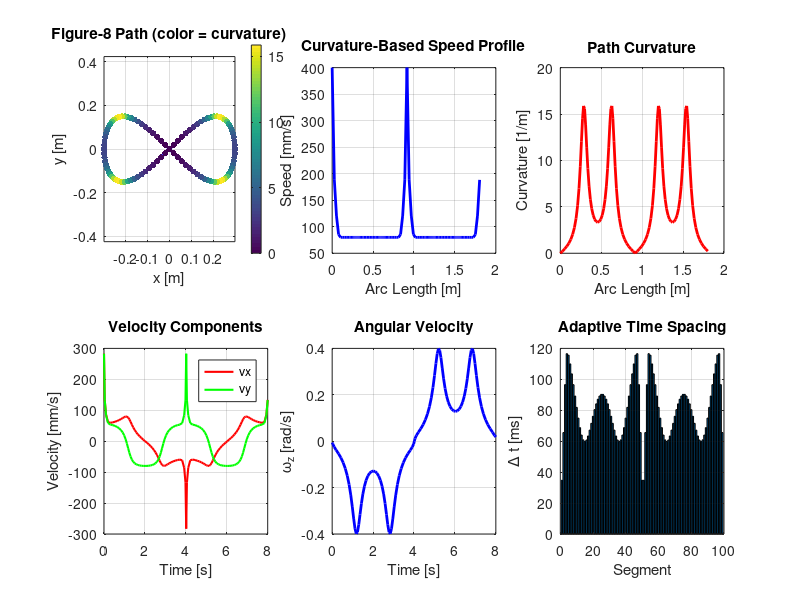

Here is the MATLAB script that generated this plot: (Note: this script raises an error after producing the figure.)
%% figure8_trajectory.m
% Generate Figure-8 Trajectory for Mecanum Cart
% MCP1 Lab 2 Part 2 - Assignment 3
%
% This script generates a figure-8 path with:
% - Parametric path: x = A*sin(t), y = A*sin(t)*cos(t)
% - Curvature-based adaptive speed profile
% - Output: vx, vy, wz arrays and timing for STM32
%
% The output is exported to trajectory.h for inclusion in firmware.

clear; close all; clc;

%% Configuration
% Figure-8 dimensions (in meters)
A = 0.3; % Amplitude/size of figure-8 (smaller = faster to complete)
total_time = 8; % Total trajectory time [s]

% Speed limits
v_min = 0.08; % Minimum speed [m/s]
v_max = 0.4; % Maximum speed [m/s]

% Sampling
n_points = 100; % Number of trajectory points (fewer = less memory)
Ts = total_time / n_points; % Sample time

% STM32 clock frequency for timing
f_clk = 170e6; % 170 MHz

%% Generate Figure-8 Path
fprintf('=== Figure-8 Trajectory Generation ===\n\n');

% Parameter range (one full figure-8 = 0 to 2*pi)
t = linspace(0, 2 * pi, n_points + 1);
t = t(1:end - 1); % Remove duplicate end point

% Parametric equations for figure-8 (lemniscate)
x = A * sin(t);
y = A * sin(t) .* cos(t);

% Compute derivatives for velocity and curvature
dx_dt = A * cos(t);
dy_dt = A * (cos(t) .^ 2 - sin(t) .^ 2); % = A * cos(2t)

% Second derivatives for curvature
d2x_dt2 = -A * sin(t);
d2y_dt2 = -4 * A * sin(t) .* cos(t); % = -2A * sin(2t)

% Speed (magnitude of velocity)
speed_param = sqrt(dx_dt .^ 2 + dy_dt .^ 2);

% Curvature: kappa = |x'*y'' - y'*x''| / (x'^2 + y'^2)^(3/2)
numerator = abs(dx_dt .* d2y_dt2 - dy_dt .* d2x_dt2);
denominator = speed_param .^ 3;
curvature = numerator ./ (denominator +1e-10); % Avoid division by zero

%% Curvature-Based Speed Profile
% Slow down at high curvature, speed up at low curvature
% v = v_max / (1 + k_scale * |kappa|)

k_scale = 5; % Curvature scaling factor
v_profile = v_max ./ (1 + k_scale * curvature);
v_profile = max(v_profile, v_min);
v_profile = min(v_profile, v_max);

%% Compute Cart Velocities (vx, vy, wz)
% Normalize velocity direction
vx = v_profile .* dx_dt ./ speed_param;
vy = v_profile .* dy_dt ./ speed_param;

% Angular velocity: rate of heading change
heading = atan2(dy_dt, dx_dt);
heading_unwrapped = unwrap(heading);

% Compute heading derivative (angular velocity)
wz = gradient(heading_unwrapped) / Ts * (total_time / (2 * pi));

% Scale wz to be physically reasonable
wz_max = 2.0; % rad/s
wz = wz * v_max / max(abs(wz) + 0.01);
wz = max(min(wz, wz_max), -wz_max);

%% Compute Time Spacing
% Use arc length for adaptive timing
arc_length = zeros(1, n_points);

for i = 2:n_points
    arc_length(i) = arc_length(i - 1) + sqrt((x(i) - x(i - 1)) ^ 2 + (y(i) - y(i - 1)) ^ 2);
end

% Time based on arc length and speed profile
dt = zeros(1, n_points - 1);

for i = 1:n_points - 1
    ds = sqrt((x(i + 1) - x(i)) ^ 2 + (y(i + 1) - y(i)) ^ 2);
    v_avg = (v_profile(i) + v_profile(i + 1)) / 2;
    dt(i) = ds / v_avg;
end

% Normalize to total time
dt = dt * (total_time / sum(dt));
time = [0, cumsum(dt)];

fprintf('Path length: %.2f m\n', arc_length(end));
fprintf('Total time: %.2f s\n', time(end));
fprintf('Average speed: %.3f m/s\n', arc_length(end) / time(end));

%% Convert to STM32 Format
% Velocities stay in m/s and rad/s - the firmware handles the conversion
velocity_scale = 1.0; % Scale factor (1.0 = full speed)

vx_export = vx * velocity_scale;
vy_export = vy * velocity_scale;
wz_export = wz * velocity_scale;

% Convert time deltas to clock counts (TIM5 runs at 17MHz after prescaler=9)
f_tim5 = 17e6; % 170MHz / 10 = 17MHz
dt_clk = round(dt * f_tim5);

%% Visualization
figure('Position', [100, 100, 1200, 800]);

% Plot 1: Figure-8 path
subplot(2, 3, 1);
plot(x, y, 'b-', 'LineWidth', 2);
hold on;
scatter(x, y, 20, curvature, 'filled');
colorbar;
xlabel('x [m]');
ylabel('y [m]');
title('Figure-8 Path (color = curvature)');
axis equal;
grid on;

% Plot 2: Speed profile along path
subplot(2, 3, 2);
plot(arc_length, v_profile * 1000, 'b-', 'LineWidth', 2);
xlabel('Arc Length [m]');
ylabel('Speed [mm/s]');
title('Curvature-Based Speed Profile');
grid on;

% Plot 3: Curvature
subplot(2, 3, 3);
plot(arc_length, curvature, 'r-', 'LineWidth', 2);
xlabel('Arc Length [m]');
ylabel('Curvature [1/m]');
title('Path Curvature');
grid on;

% Plot 4: Velocity components vs time
subplot(2, 3, 4);
time_vel = time(1:n_points); % Match velocity array length
plot(time_vel, vx * 1000, 'r-', 'LineWidth', 1.5, 'DisplayName', 'vx');
hold on;
plot(time_vel, vy * 1000, 'g-', 'LineWidth', 1.5, 'DisplayName', 'vy');
xlabel('Time [s]');
ylabel('Velocity [mm/s]');
title('Velocity Components');
legend('Location', 'best');
grid on;

% Plot 5: Angular velocity
subplot(2, 3, 5);
plot(time_vel, wz, 'b-', 'LineWidth', 2);
xlabel('Time [s]');
ylabel('\omega_z [rad/s]');
title('Angular Velocity');
grid on;

% Plot 6: Time spacing (dt)
subplot(2, 3, 6);
bar(dt * 1000);
xlabel('Segment');
ylabel('\Delta t [ms]');
title('Adaptive Time Spacing');
grid on;

sgtitle('Figure-8 Trajectory for Mecanum Cart');

% Save figure
saveas(gcf, 'figure8_trajectory.png');
fprintf('\nFigure saved to: figure8_trajectory.png\n');

%% Export to C Header
fprintf('\n--- Exporting to trajectory.h ---\n');

output_file = '../../Core/Inc/trajectory.h';
trajectory_to_c(vx_export, vy_export, wz_export, dt_clk, output_file, 'figure8');

fprintf('\nTrajectory exported to: %s\n', output_file);

%% Export Full Data (for analysis)
trajectory_data.x = x;
trajectory_data.y = y;
trajectory_data.vx = vx;
trajectory_data.vy = vy;
trajectory_data.wz = wz;
trajectory_data.v_profile = v_profile;
trajectory_data.curvature = curvature;
trajectory_data.time = time;
trajectory_data.dt = dt;
trajectory_data.vt = vt;
trajectory_data.dt_clk = dt_clk;

save('figure8_trajectory_data.mat', 'trajectory_data');
fprintf('Data saved to: figure8_trajectory_data.mat\n');

%% Summary
fprintf('\n========================================\n');
fprintf('Figure-8 Trajectory Summary:\n');
fprintf('  Size: %.2f m x %.2f m\n', 2 * A, A);
fprintf('  Points: %d\n', n_points);
fprintf('  Duration: %.2f s\n', time(end));
fprintf('  Speed range: %.0f - %.0f mm/s\n', v_min * 1000, v_max * 1000);
fprintf('========================================\n');
